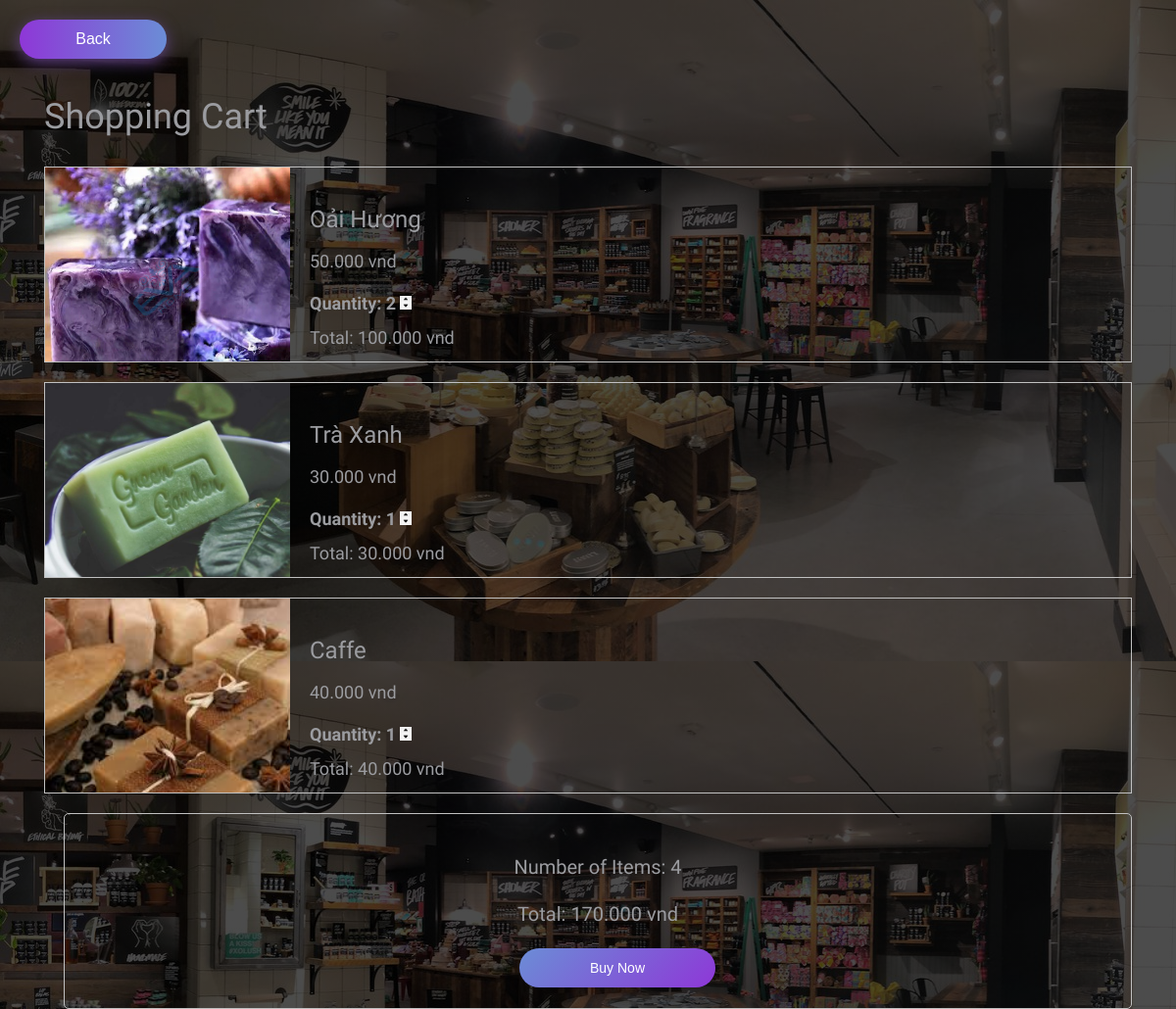
The page /cart/ (signed in) on the database its author committed.
### polls/models.py (models this page shows, shortened)
class OrderItem(models.Model):
    product=models.ForeignKey(Product, on_delete=models.SET_NULL, blank=True, null=True)
    order = models.ForeignKey(Order, on_delete=models.SET_NULL, blank=True, null=True)
    quantity=models.IntegerField(default=0, null=True, blank=True)
    date_added= models.DateTimeField(auto_now_add=True)
    @property
    def get_total(self):
        total = self.product.newprice * self.quantity
        return total

class Product(models.Model):
    productname = models.CharField(max_length=200)
    newprice = models.DecimalField(max_digits=10, decimal_places=3)
    oldprice = models.DecimalField(max_digits=10, decimal_places=3)
    image = models.ImageField(null=True)
    digital = models.BooleanField(default=False, null=True, blank=False)
    description = models.CharField(max_length=500, null=True)

class  Order(models.Model):
    customer = models.ForeignKey(Customer, on_delete=models.SET_NULL, blank=True, null=True)
    date_orderd = models.DateTimeField(auto_now_add=True)
    complete = models.BooleanField(default=False, null=True, blank=False)
    transaction_id = models.CharField(max_length=200,null=True)
    @property
    def get_cart_total(self):
        orderitems=self.orderitem_set.all()
        total = sum([item.get_total for item in orderitems])
        return total
    @property
    def get_cart_items(self):
        orderitems = self.orderitem_set.all()
        total = sum([item.quantity for item in orderitems])
        return total

### polls/views.py (the view)
# urls.py: path('cart/', views.cart, name='cart'),
def cart(request):
    data = cartData(request)
    cartItems = data['cartItems']
    order = data['order']
    items = data['items']
    context ={'items': items, 'order': order, 'cartItems': cartItems}
    return render(request, 'pages/cart.html', context)

### polls/utils.py (called while the page is built)
def cartData(request):
    if request.user.is_authenticated:
        customer = request.user.customer
        order, created = Order.objects.get_or_create(customer= customer, complete=False)
        items = order.orderitem_set.all()
        cartItems = order.get_cart_items
    else:
        cookieData = cookieCart(request)
        cartItems = cookieData['cartItems']
        order = cookieData['order']
        items = cookieData['items']
    return{'cartItems':cartItems, 'order': order, 'items':items}

### polls/templates/pages/cart.html (shortened to what this page needs)
<!DOCTYPE html>
<html lang="en">
<head>
    {%load static %}
    <link rel="stylesheet" href="https://maxcdn.bootstrapcdn.com/bootstrap/3.4.0/css/bootstrap.min.css">
    <link rel="stylesheet" href="{% static 'cart.css' %}" type="text/css">
</head>
<body>
    <div class="products">
        <div class="button-back">
            <a href="{% url 'products' %}"><button class="btn-button-back">Back</button></a>
        </div>
        <div class="container">
            <h1>Shopping Cart</h1>
            <div class="cart">
                {%for item in items %}
                <div class="products">
                    <div class="product">
                        <img class="img" src="{{item.product.image.url}}">
                        <div class="product-info">
                            <h3 class="product-name">{{item.product.productname}}</h3>
                            <h4 class="product-price">{{item.product.newprice}} vnd</h4>
                            <p class="quantity">Quantity: {{item.quantity}}</p>
                            <div class="quantity">
                                <img data-product={{item.product.id}} data-action="add" class="chg-quantity update-cart"
                                    src="{%static 'images/arrow-up.png'%}" alt="">
                                <img data-product={{item.product.id}} data-action="remove"
                                    class="chg-quantity update-cart" src="{%static 'images/arrow-down.jpeg'%}" alt="">
                            </div>
                            <p class="product-total">Total: {{item.get_total}} vnd</p>
                        </div>
                    </div>
                </div>
                {%endfor%}
                <div class="cart-total">
                    <p>
                        <span>Number of Items: {{order.get_cart_items}}</span>
                    </p>
                    <p>
                        <span>Total: {{order.get_cart_total}} vnd</span>
                    </p>
                    <div class="button-buy">
                        <a href="{% url 'order' %}"><button class="btn-button-buy">Buy Now</button> </a>
                    </div>
                </div>
            </div>
        </div>
    </div>
</body>
</html>

### polls/static/cart.css (style rules this page uses)
* { font-family: 'Comfortaa', cursive; margin: 0; padding: 0; box-sizing: border-box; }
body { background-image: linear-gradient(rgba(0,0,0,0.7), rgba(0,0,0,0.7)), url(images/background4.jpg); }
.container { max-width: 1200px; margin: 0 auto; }
.container>h1 { padding: 20px 0; color: rgb(155, 156, 160); }
.products { flex: 0.75; }
.product { display: flex; width: 100%; height: 200px; overflow: hidden; border: 1px solid silver; margin-bottom: 20px; }
.product .img { width: 250px; height: 250px; object-fit: cover; }
.product-info { padding: 20px; width: 100%; position: relative; }
.product-name, .product-price, .product-offer { margin-bottom: 20px; color: rgb(155, 156, 160); }
.product-total { color: rgb(155, 156, 160); font-size: 18px; }
.cart-total { flex: 0.25; margin-left: 20px; padding: 20px; height: 200px; border: 1px solid silver; border-radius: 5px; color: rgb(155, 156, 160); }
.cart-total p { justify-content: space-between; text-align: center; margin-bottom: 20px; margin-top: 20px; font-size: 20px; }
.cart-total a { display: block; text-align: center; height: 40px; line-height: 40px; color: white; text-decoration: none; }
@media screen and (max-width: 1220px) { .container { max-width: 95%; } }
.btn-button-back { width: 150px; font-size: 16px; font-weight: 600px; margin-top: 20px; margin-left: 20px; font-family: Helvetica; color: #fff; cursor: pointer; height: 40px; text-align:center; border: none; background-size: 300% 100%; border-radius: 50px; transition: all .4s ease-in-out; -o-transition: all .4s ease-in-out; -webkit-transition: all .4s ease-in-out; transition: all .4s ease-in-out; }
.btn-button-back { background-image: -webkit-linear-gradient(right,#667eea, #764ba2, #6B8DD6, #8E37D7); box-shadow: 0 4px 15px 0 rgba(116, 79, 168, 0.75); }
.btn-button-buy { width: 200px; height: 40px; margin-left: 40px; color: #fff; font-family: Helvetica; cursor: pointer; text-align:center; border: none; border-radius: 50px; background-image: linear-gradient(135deg, #6B8DD6, #8E37D7); }

### polls/templates/pages/cart.html (style rules this page uses)
.quantity { display: inline-block; font-weight: 700; color: rgb(155, 156, 160); font-size: 18px; }
.chg-quantity { width: 12px; cursor: pointer; display: block; transition: 1s; }

### rows shown on the page
OrderItem: product.image (picture), product.productname "Oải Hương", product.newprice "50.000", quantity "2", get_total "100.000"
OrderItem: product.image (picture), product.productname "Trà Xanh", product.newprice "30.000", quantity "1", get_total "30.000"
OrderItem: product.image (picture), product.productname "Caffe", product.newprice "40.000", quantity "1", get_total "40.000"
Order: get_cart_items "4", get_cart_total "170.000"
